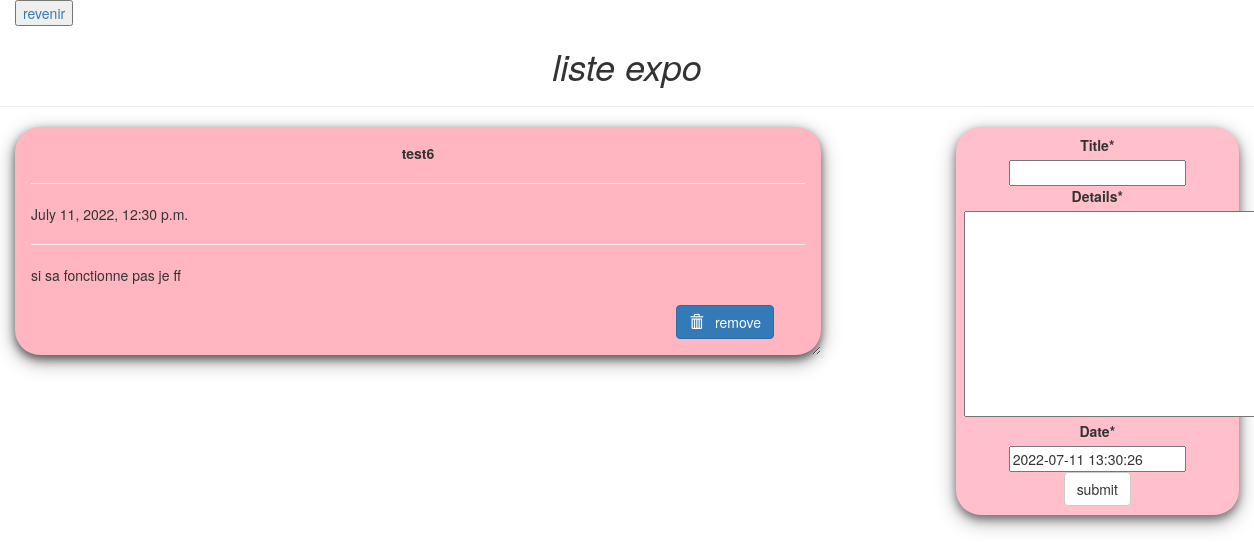
The page /todo/ (signed in) on the database its author committed.
### todo/models.py (models this page shows, shortened)
class Todo(models.Model):
	title=models.CharField(max_length=100)
	details=models.TextField()
	date=models.DateTimeField(default=timezone.now)

### todo/views.py (the view)
# urls.py: path('',views.index,name='todo'),
@login_required(login_url='acces')
def index(request):
	item_list = Todo.objects.order_by("-date")
	if request.method == "POST":
		form = TodoForm(request.POST)
		if form.is_valid():
			form.save()
			return redirect('todo')
	form = TodoForm()
	page = {
			"forms" : form,
			"list" : item_list,
			"title" : "TODO LIST",
		}
	return render(request, 'todo/index.html', page)

### todo/forms.py
class TodoForm(forms.ModelForm):
	class Meta:
		model = Todo
		fields="__all__"

### becoffe/templates/todo/index.html (shortened to what this page needs)
{% load crispy_forms_tags %}
<!DOCTYPE html>
<html lang="en" dir="ltr">
<head>
  <link rel="stylesheet" href="https://maxcdn.bootstrapcdn.com/bootstrap/3.3.7/css/bootstrap.min.css">
</head>
<button> <a href="{% url 'hello' %}"> revenir </a> </button>
<body  class="container-fluid">
  <center class="row">
    <h1><i>liste expo</i></h1>
    <hr />
  </center>
  <div class="row">
    <div class="col-md-8">
      {% for i in list %}
      <div class="card">
        <center><b>{{i.title}}</b></center>
        <hr/>
        {{i.date}}
        <hr/>
        {{i.details}}
        <br />
        <br />
        <form action="/del/{{i.id}}" method="POST" style=" padding-right: 4%; padding-bottom: 3%;">
          <button value="remove" type="submit"  class="btn btn-primary" style="float: right;"><span class="glyphicon glyphicon-trash"></span> &nbsp; remove</button>
        </form>
      </div>
      {% endfor%}
    </div>
    <div class="col-md-1"> </div>
    <div class="col-md-3" >
      <div  class="submit_form">
      <form  method="POST">
        {{forms|crispy}}
        <center>
        <input type="submit" class="btn btn-default" value="submit" />
      </center>
      </form>
    </div>
  </div>
</div>
</body>
</html>

### becoffe/templates/todo/index.html (style rules this page uses)
.card { box-shadow: 0 4px 8px 0 rgba(0,0,0,0.5), 0 6px 20px 0 rgba(0,0,0,0.39); background: lightpink; margin-bottom : 5%; border-radius: 25px; padding : 2%; overflow: auto; resize: both; text-overflow: ellipsis; }
.submit_form { text-align: center; padding: 3%; background: pink; border-radius: 25px; box-shadow: 0 4px 8px 0 rgba(0,0,0,0.4), 0 6px 20px 0 rgba(0,0,0,0.36); }

### rows shown on the page
Todo: title "test6", date "July 11, 2022, 12:30 p.m.", details "si sa fonctionne pas je ff"
